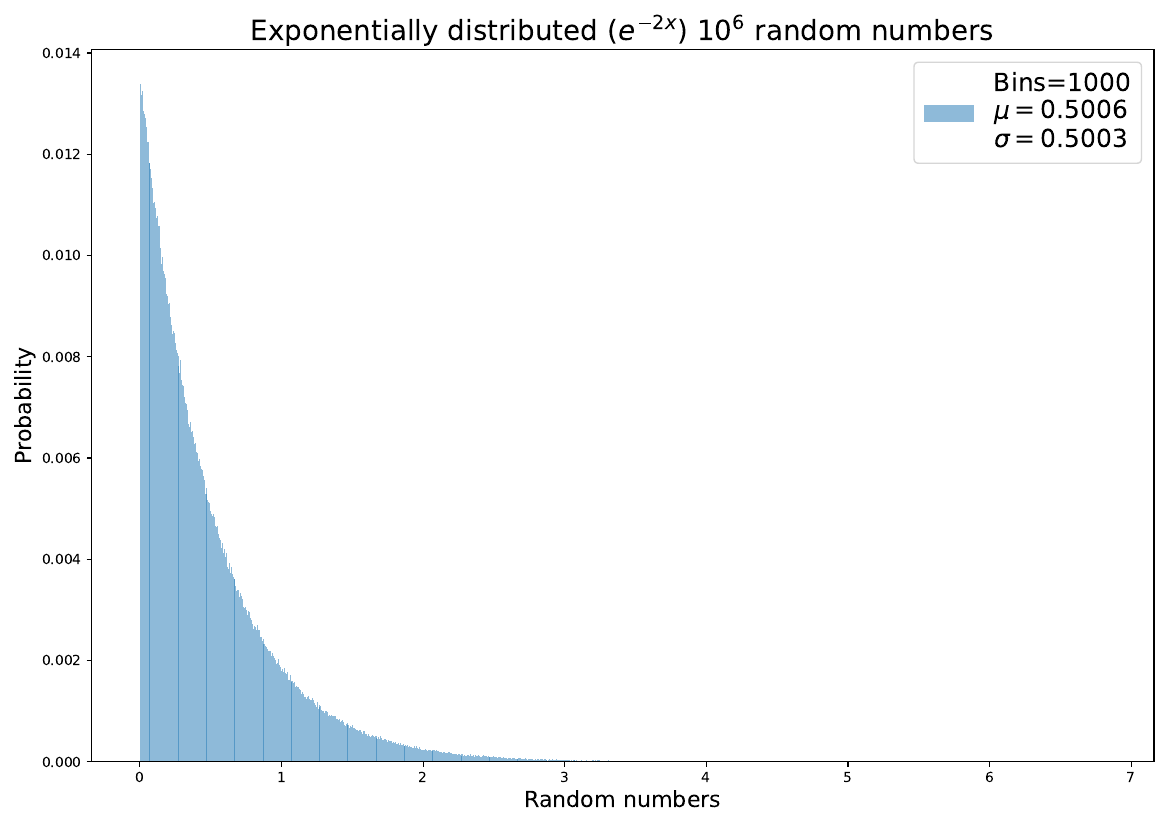

The script that saved this image:
import pandas as pd
import seaborn as sns
import numpy as np
from matplotlib import pyplot as plt
from matplotlib.backends.backend_pdf import PdfPages

plt.rcParams["figure.figsize"] = [11.69,8.27]
plt.rcParams["figure.autolayout"] = True

df = pd.read_csv("exp_ran_dist.dat", header = None)

df1 = df.iloc[:,0]
df_x = df.iloc[0:10000,0]
df_y = df.iloc[10000:20000,0]
std = np.std(df1)
mean = np.mean(df1)

fig = plt.figure()
sns.histplot(df, stat = 'probability', ec = None, bins = 1000, label = 'Bins=1000'+'\n'+'$\mu=$'+'%.4f'%mean+'\n'+'$\sigma=$'+'%.4f'%std)
plt.xlabel('Random numbers',fontsize = 16)
plt.ylabel('Probability',fontsize = 16)
plt.xticks(fontsize = 10)
plt.yticks(fontsize = 10)
plt.title('Exponentially distributed ($e^{-2x}$) $10^6$ random numbers', fontsize = 20)
plt.legend(fontsize = 18)
plt.savefig('Q4b_exp_dist.pdf')

fig = plt.figure()
plt.plot(df_x,df_y,'.g')
plt.xlabel("1st set of random numbers", fontsize = 16)
plt.ylabel("2nd set of random numbers", fontsize = 16)
plt.xticks(fontsize = 12)
plt.yticks(fontsize = 12)
plt.title("Scatter plot of two sets $10^4$ exponentially($e^{-2x}$) distributed random numbers", fontsize = 20)
plt.savefig('Q4b_exp_scatter.pdf')
def save_image(filename):
	
	# PdfPages is a wrapper around pdf
	# file so there is no clash and
	# create files with no error.
	p = PdfPages(filename)
	
	# get_fignums Return list of existing
	# figure numbers
	fig_nums = plt.get_fignums()
	figs = [plt.figure(n) for n in fig_nums]
	
	# iterating over the numbers in list
	for fig in figs:
		
		# and saving the files
		fig.savefig(p, format='pdf')
		
	# close the object
	p.close()
	
#name your pdf file
filename = "exp_ran_dist.pdf"
#call the function
save_image(filename)
